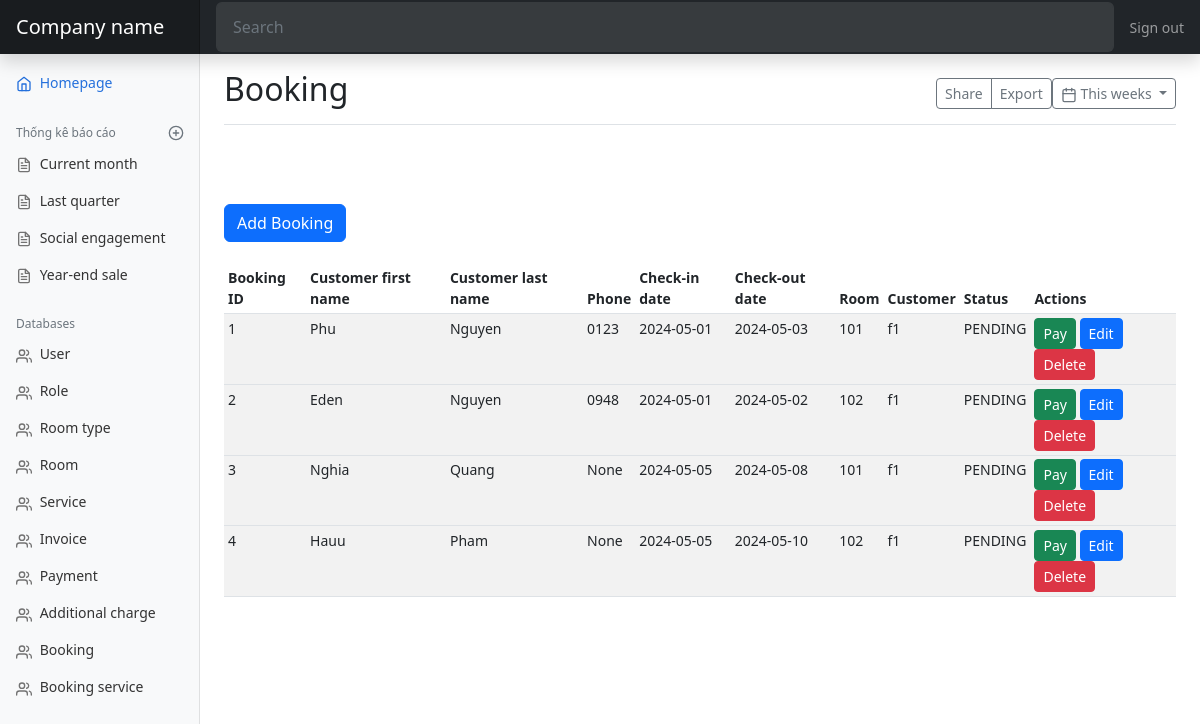
The page /booking on the database as committed earlier.
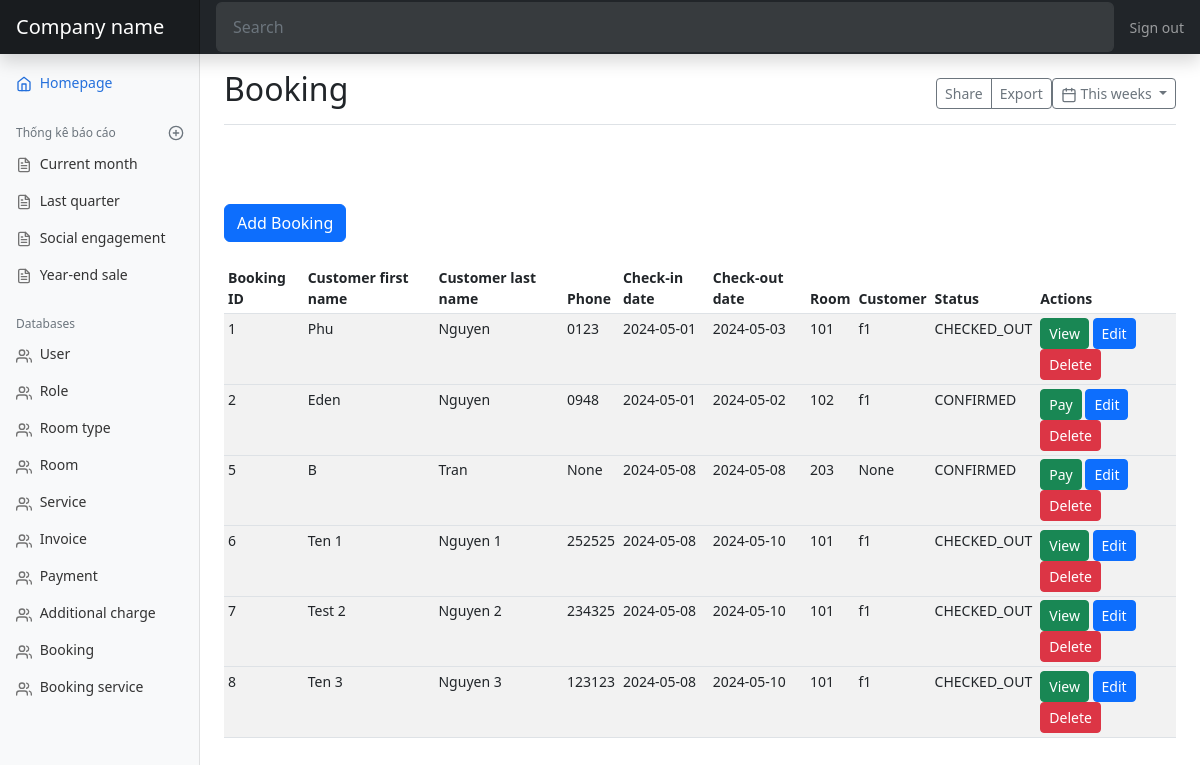
The same page on the database as committed later.
### models.py (models this page shows, shortened)
class Booking(db.Model):
    id = db.Column(db.Integer, primary_key=True)
    customer_first_name = db.Column(db.String(50))
    customer_last_name = db.Column(db.String(50))
    age = db.Column(db.Integer)
    sex = db.Column(db.Enum(Sex))
    email = db.Column(db.String(50))
    phone = db.Column(db.String(50))
    is_regioner = db.Column(db.Boolean)
    created_date = db.Column(db.Date)
    checkin_date = db.Column(db.Date)
    checkout_date = db.Column(db.Date)
    total_price = db.Column(db.Float)
    user_id = db.Column(db.Integer, db.ForeignKey('user.id'))
    user = db.relationship('User', backref=db.backref('booking', lazy=True))
    room_id = db.Column(db.Integer, db.ForeignKey('room.id'))
    room = db.relationship('Room', backref=db.backref('booking', lazy=True))
    customer_id = db.Column(db.Integer, db.ForeignKey('customer.id'))
    customer = db.relationship('Customer', backref=db.backref('booking', lazy=True))
    status = db.Column(db.Enum(BookingStatus))

class Room(db.Model):
    id = db.Column(db.Integer, primary_key=True)
    room_no = db.Column(db.String(50))
    image = db.Column(db.String(255))
    description = db.Column(db.Text)
    room_type_id = db.Column(db.Integer, db.ForeignKey('room_type.id'))
    room_type = db.relationship('RoomType', backref=db.backref('room', lazy=True))
    status = db.Column(db.Enum(RoomStatus))
    def __str__(self) -> str:
        return self.room_no

class Customer(db.Model):
    id = db.Column(db.Integer, primary_key=True)
    first_name = db.Column(db.String(50))
    last_name = db.Column(db.String(50))
    sex = db.Column(db.Enum(Sex))
    age = db.Column(db.Integer)
    email = db.Column(db.String(50))
    phone = db.Column(db.String(50))
    def __str__(self) -> str:
        return self.first_name

### views.py (the view)
@app.route('/booking')
def booking_page():
    bookings = models.Booking.query.all()
    return render_template('mdBooking.html', bookings=bookings)

### templates/mdbooking.html
{% extends 'admin.html' %}
{% block title %}Booking{% endblock %}
{% block content %}
<a href="{{ url_for('add_booking') }}" class="btn btn-primary" tabindex="-1" role="button">Add Booking</a>
<br/>
<br/>
<div class="table-responsive">
  <table class="table table-striped table-sm">
    <thead>
      <tr>
        <th>Booking ID</th>
        <th>Customer first name</th>
        <th>Customer last name</th>
        <th>Phone</th>
        <th>Check-in date</th>
        <th>Check-out date</th>
        <th>Room</th>
        <th>Customer</th>
        <th>Status</th>
        <th>Actions</th>
      </tr>
    </thead>
    <tbody>
      {% for booking in bookings %}
      <tr>
        <td>{{ booking.id }}</td>
        <td>{{ booking.customer_first_name }}</td>
        <td>{{ booking.customer_last_name }}</td>
        <td>{{ booking.phone }}</td>
        <td>{{ booking.checkin_date }}</td>
        <td>{{ booking.checkout_date }}</td>
        <td>{{ booking.room }}</td>
        <td>{{ booking.customer }}</td>
        <td>{{ booking.status.name }}</td>
        <td>
          {% if booking.status.name == 'CHECKED_OUT' %}
          <a href="{{ url_for('invoice_detail_page', booking_id=booking.id) }}" class="btn btn-success btn-sm">View</a>
          {% else %}
          <a href="{{ url_for('invoice_detail_page', booking_id=booking.id) }}" class="btn btn-success btn-sm">Pay</a>
          {% endif %}
          <a href="{{ url_for('edit_booking', booking_id=booking.id) }}" class="btn btn-primary btn-sm">Edit</a>
          <a href="{{ url_for('delete_booking', booking_id=booking.id) }}" class="btn btn-danger btn-sm">Delete</a>
        </td>
      <tr>
        {% endfor %}
    </tbody>
  </table>
</div>
{% endblock %}

Rows that differ between the two databases and show on the page:
removed Booking: id "3", customer_first_name "Nghia", customer_last_name "Quang", phone "None", checkin_date "2024-05-05", checkout_date "2024-05-08", room "101", customer "f1", status.name "PENDING"
removed Booking: id "4", customer_first_name "Hauu", customer_last_name "Pham", phone "None", checkin_date "2024-05-05", checkout_date "2024-05-10", room "102", customer "f1", status.name "PENDING"
changed Booking "Phu": status.name "PENDING" → "CHECKED_OUT"; status "Pay" → "View"
changed Booking "Eden": status.name "PENDING" → "CONFIRMED"
added Booking: id "5", customer_first_name "B", customer_last_name "Tran", phone "None", checkin_date "2024-05-08", checkout_date "2024-05-08", room "203", customer "None", status.name "CONFIRMED"
added Booking: id "6", customer_first_name "Ten 1", customer_last_name "Nguyen 1", phone "252525", checkin_date "2024-05-08", checkout_date "2024-05-10", room "101", customer "f1", status.name "CHECKED_OUT"
added Booking: id "7", customer_first_name "Test 2", customer_last_name "Nguyen 2", phone "234325", checkin_date "2024-05-08", checkout_date "2024-05-10", room "101", customer "f1", status.name "CHECKED_OUT"
added Booking: id "8", customer_first_name "Ten 3", customer_last_name "Nguyen 3", phone "123123", checkin_date "2024-05-08", checkout_date "2024-05-10", room "101", customer "f1", status.name "CHECKED_OUT"
